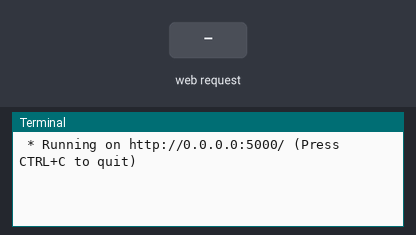
A program run on a simulated Raspberry Pi (BCM pin numbers). Parts: the last lines printed to the terminal. Inputs (shaded band) come from the test bench. The clock reads 2024-03-15 10:24:30 at power-on unless the program sets it.

Above: at 1.2 s.
1.3 s: HTTP request for /health received
At 1.9 s:
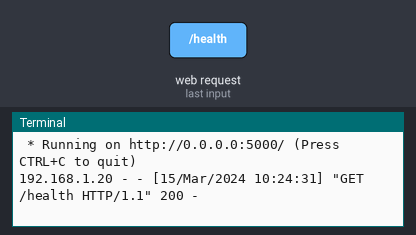
2.8 s: HTTP request for / received
At 4.2 s:
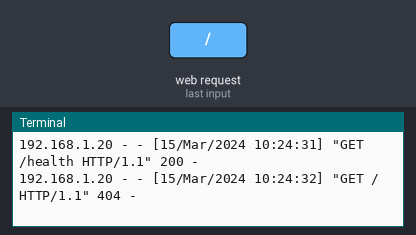

Measured:
- after the input at 1.3 s, the terminal: prints a new line at once (image 1)
- after the input at 2.8 s, the terminal: prints a new line at once (image 2)

The program:

humidity.py
```python
from flask import Flask, jsonify
import adafruit_dht
import board
import os

port = int(os.getenv("PORT", 5000))

app = Flask(__name__)

dhtDevice = adafruit_dht.DHT22(board.D12)

@app.route('/metrics')
def get_sensor_data():
    try:
        temperature_c = dhtDevice.temperature
        humidity = dhtDevice.humidity

        return jsonify({
            "status": "success",
            "Temperatur": temperature_c,
            "Luftfeuchtigkeit": humidity
        })
    except Exception as error:
        return jsonify({"status": "error", "message": str(error)}), 500


@app.route("/health")
def health():
    return {"status": "ok"}, 200


if __name__ == "__main__":
    app.run(host="0.0.0.0", port=port)
```
